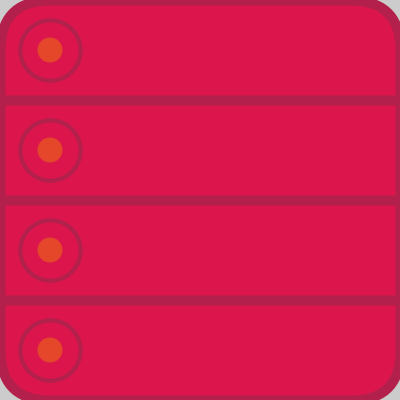
Frame 1 (no input)
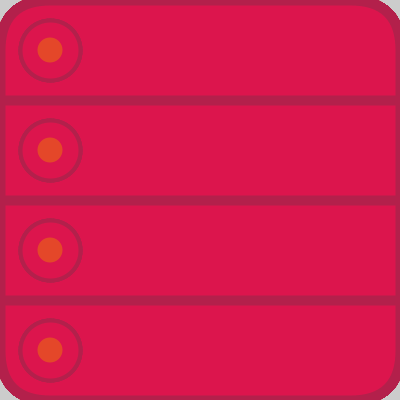
Frame 60 (the mouse pressed at the canvas centre just before this capture)
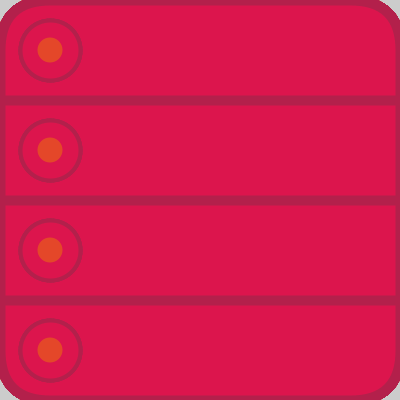
Frame 120 (the mouse held since frame 60 and released just before this capture)

The Processing sketch that drew these frames (run headless with seeded random() and noise(); from frame 60 on, the mouse is pressed at the canvas centre):

// Processing sketch: week09_4_happy_bubble_part2
// ── week09_4_happy_bubble_part2.pde
//week09_4 happy_bubble_part2
//先劃出基礎的形狀，等下要複製
void setup(){
  size(400, 400);
}
void draw(){
  stroke(179, 32, 75);// 線的色彩
strokeWeight(10);//線的粗細
fill(220, 21, 77);// 填充色彩
rect(0, 0, 400, 400, 50); 
  for(int i=100; i<=300; i+=100) line(0, i, 400, i); //橫線1
  for(int i=0; i<4; i++){
    for(int j=0; j<4; j++){
      int x = 50 , y = 50 + i * 100;
      stroke(179, 32, 75); // 線的色彩
      fill(220, 21, 77); // 填充色彩
    strokeWeight(4);
    ellipse(x, y, 60, 60);
    noStroke();
    fill(228, 71, 41);
    ellipse(x, y, 25, 25);
    }
  }
}
